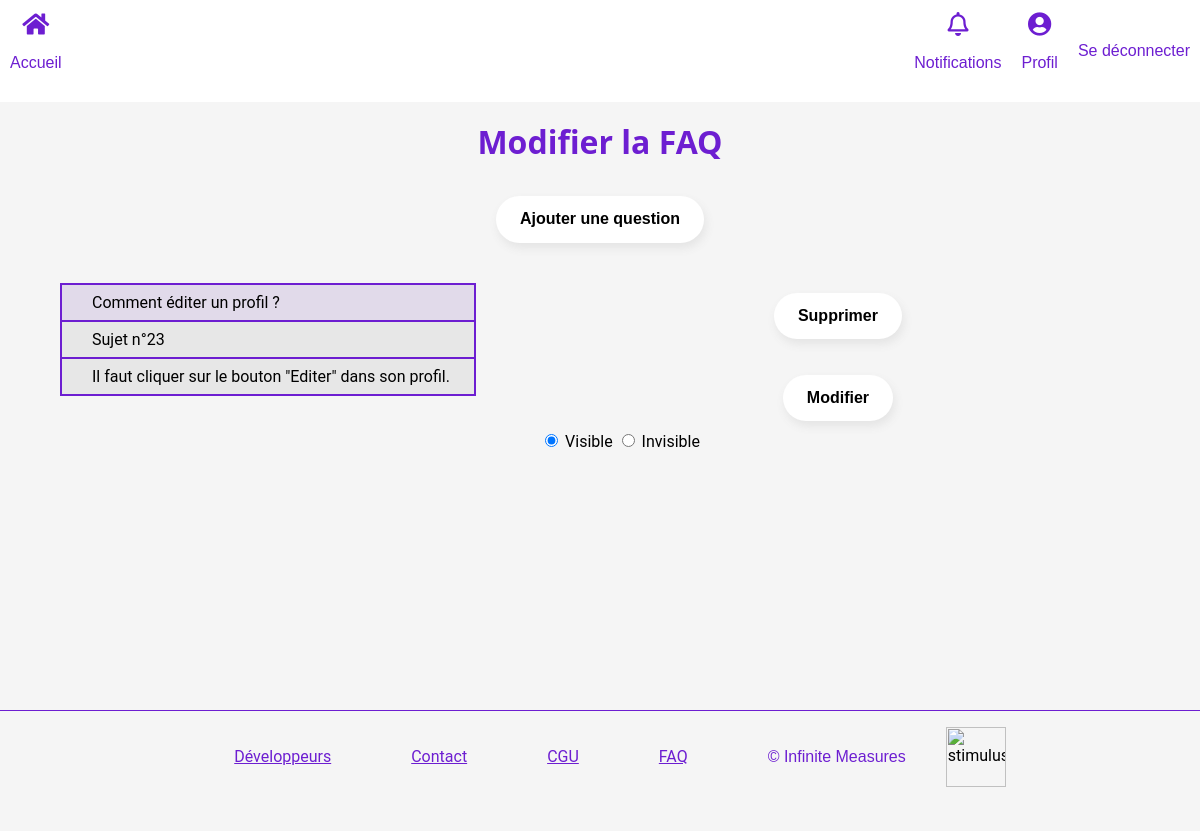
/faqs/edit (signed in), run on the app's committed database.
### tables this page shows
CREATE TABLE `faq_questions` (
  `id` int(11) NOT NULL,
  `supervisor_id` int(11) DEFAULT NULL,
  `title` varchar(255) DEFAULT NULL,
  `answer` varchar(255) DEFAULT NULL,
  `subject` varchar(255) DEFAULT NULL,
  `visible` tinyint(1) NOT NULL DEFAULT '1'
);

### app/controllers/Faqs.php (called while the page is built, shortened)
<?php
class Faqs extends Controller {
    public function __construct() {
        $this->faqModel = $this->model('Faq');
    }
    public function edit() {
        $faq_questions=$this->faqModel->Question();
        $this->view('faqs/edit',$faq_questions);
    }
}
?>

### app/libraries/Core.php (called while the page is built, shortened)
<?php
  class Core {
    protected $currentMethod = 'index';
    public function __construct() {
      $url = $this->getUrl();
      if (file_exists('../app/controllers/' . ucwords($url[0]). '.php')) {
        unset($url[0]);
      }
      $this->currentController = new $this->currentController;
      if (isset($url[1])) {
        if (method_exists($this->currentController, $url[1])) {
          $this->currentMethod = $url[1];
          unset($url[1]);
        }
      }
      $this->params = $url ? array_values($url) : [];
      call_user_func_array([$this->currentController, $this->currentMethod], $this->params);
    }
    public function getUrl() {
      if (isset($_GET['url'])) {
        $url = rtrim($_GET['url'], '/');
        $url = filter_var($url, FILTER_SANITIZE_URL);
        $url = explode('/', $url);
        return $url;
      }
    }
  }
?>

### public/index.php (called while the page is built, shortened)
<?php
  $init = new Core;
?>

### app/libraries/Database.php (called while the page is built, shortened)
<?php
  class Database {
    private $host = DB_HOST;
    private $user = DB_USER;
    private $pass = DB_PASS;
    private $dbname = DB_NAME;
    private $dbh;
    private $stmt;
    public function __construct() {
      $dsn = 'mysql:host=' . $this->host . ';dbname=' . $this->dbname;
      $options = array(
        PDO::ATTR_PERSISTENT => true,
        PDO::ATTR_ERRMODE => PDO::ERRMODE_EXCEPTION
      );
      try {
        $this->dbh = new PDO($dsn, $this->user, $this->pass, $options);
      } catch(PDOException $e) {
        $this->error = $e->getMessage();
        echo $this->error;
      }
    }
    public function query($sql) {
      $this->stmt = $this->dbh->prepare($sql);
    }
    public function execute() {
      try{
      return $this->stmt->execute();
      }
      catch (PDOException $e){
        $this->error = $e->getMessage();
        echo $this->error;
      }
    }
    public function resultSet() {
      $this->execute();
      return $this->stmt->fetchAll(PDO::FETCH_OBJ);
    }
  }
?>

### app/models/Faq.php (called while the page is built, shortened)
<?php
class Faq {
    private $db;
    public function __construct() {
        $this->db = new Database;
    }
    public function Question() {
        $this->db->query('SELECT * FROM faq_questions ');
        return $faq_questions=$this->db->resultSet();
    }
}
?>

### app/views/faqs/edit.php (the view, shortened to what this page needs)
 <?php require APPROOT . '/views/inc/header.php'; ?>
 <div class="container">
    <h1>Modifier la FAQ</h1>
    <div>
    <input class="btn-primary" type=button onclick=window.location.href='./new'; value='Ajouter une question' />
    </div>
    <div class='body-under-container'>
<?php foreach($data as $faq_question): ?>
    <div>
    <table>
        <thead>
        <tr>
            <td>
                <?= $faq_question->subject ?>
            </td>
        </tr>
        </thead>
        <tbody>
        <tr>
            <td>
                <?= $faq_question->title ?>
            </td>
        </tr>
        <tr>
            <td class="reponse">
                <?= $faq_question->answer ?>
            </td>
        </tr>
        </tbody>
    </table>
    <?php $num=$faq_question->id ?>
        <ul>
            <li>
                <form method="post">
                    <button class="btn-primary" type=submit name="idSupp" value=<?php echo($num)?> >Supprimer </button>
            </li>
            <li>
                <button formaction ='./new' class="btn-primary" type=submit name="newQuestion" value=<?php echo($num)?> >Modifier </button>
            </li>
            <li>
                <?php $visible=$faq_question->visible; ?>
                <?php
                $name='Question'.$num;
                ?>
                <?php if ($visible==1){ ?>
                    <input type="radio" name='<?php echo($name) ?>' value=<?php echo($visible)?> id='visible'checked/>
                    <label for="visible">Visible</label>
                    <input onchange='this.form.submit()' type="radio" name='<?php echo($name) ?>' value=<?php echo($visible)?> id="invisible" />
                    <label for="invisible">Invisible</label>
                <?php } ?>
            </li>
        </ul>
        </div>
<?php endforeach ; ?>
    </div>
</div>
<?php require APPROOT . '/views/inc/footer.php'; ?>

### public/css/config.css (style rules this page uses)
h1, h2, h3, h4, h5, h6 { font-family: "Open Sans", sans-serif; color: var(--primary-color); }
:root { --primary-color: #6d1ed1; }
body { background: whitesmoke; }

### public/css/components/container.css (style rules this page uses)
.container { padding-right: 15px; padding-left: 15px; margin-right: auto; margin-left: auto; margin-top: 120px; min-height: 70vh; text-align: center; }
@media (min-width: 768px) { .container { width: 750px; } }
@media (min-width: 992px) { .container { width: 970px; } }
@media (min-width: 1200px) { .container { width: 1170px; } }

### public/css/components/buttons/btn_primary.css (style rules this page uses)
.btn-primary { all: unset; cursor: pointer; background: white; color: black; padding: 12px 24px; margin: 10px; border-radius: 36px; box-shadow: 2px 5px 10px #e4e4e4; font-weight: bold; font-size: 16px; font-family: "Montserrat", sans-serif; transition: background 0.3s ease; }

### public/css/users/test_results.css (style rules this page uses)
table, th, td { border: 2px solid var(--primary-color); border-collapse: collapse; }
th, td { padding-right: 24px; }

### data on the page
faq_questions: subject "Comment éditer un profil ?", title "Sujet n°23", answer "Il faut cliquer sur le bouton \"Editer\" dans son profil.", $num 62 (drawn)
